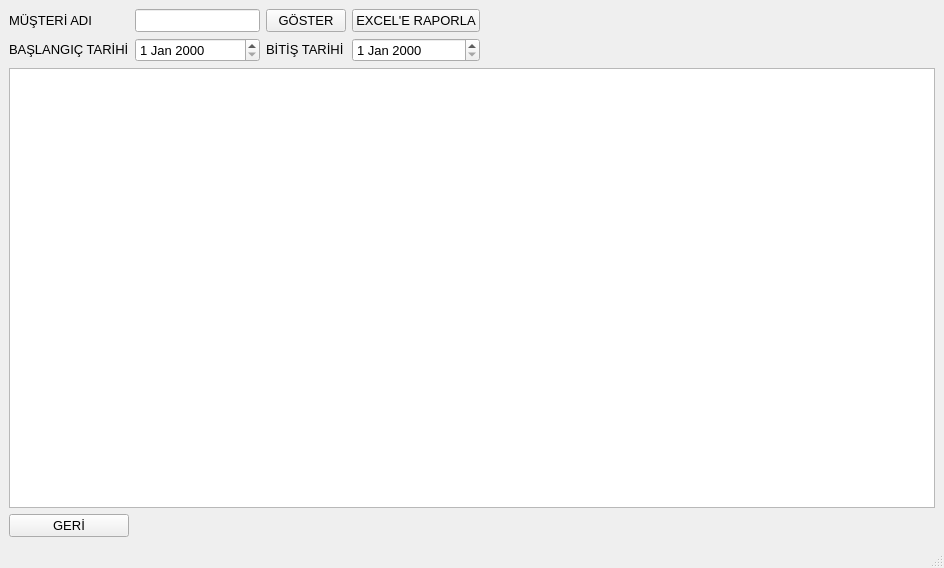
<?xml version="1.0" encoding="UTF-8"?>
<ui version="4.0">
 <class>SalesReportPageCls</class>
 <widget class="QMainWindow" name="SalesReportPageCls">
  <property name="geometry">
   <rect>
    <x>0</x>
    <y>0</y>
    <width>944</width>
    <height>568</height>
   </rect>
  </property>
  <property name="sizePolicy">
   <sizepolicy hsizetype="Expanding" vsizetype="Expanding">
    <horstretch>0</horstretch>
    <verstretch>0</verstretch>
   </sizepolicy>
  </property>
  <property name="windowTitle">
   <string>MainWindow</string>
  </property>
  <property name="styleSheet">
   <string notr="true"/>
  </property>
  <widget class="QWidget" name="centralwidget">
   <property name="layoutDirection">
    <enum>Qt::LeftToRight</enum>
   </property>
   <layout class="QGridLayout" name="gridLayout">
    <item row="3" column="1">
     <widget class="QDateEdit" name="dateEditStartDate">
      <property name="sizePolicy">
       <sizepolicy hsizetype="Minimum" vsizetype="Fixed">
        <horstretch>0</horstretch>
        <verstretch>0</verstretch>
       </sizepolicy>
      </property>
      <property name="font">
       <font>
        <pointsize>10</pointsize>
       </font>
      </property>
     </widget>
    </item>
    <item row="6" column="0" colspan="11">
     <widget class="CheckTableWidget" name="tableWidget">
      <property name="font">
       <font>
        <pointsize>10</pointsize>
       </font>
      </property>
     </widget>
    </item>
    <item row="7" column="0">
     <widget class="QPushButton" name="pushButtonReturn">
      <property name="font">
       <font>
        <pointsize>10</pointsize>
       </font>
      </property>
      <property name="text">
       <string>GERİ</string>
      </property>
     </widget>
    </item>
    <item row="0" column="0">
     <widget class="QLabel" name="label">
      <property name="sizePolicy">
       <sizepolicy hsizetype="Minimum" vsizetype="Fixed">
        <horstretch>0</horstretch>
        <verstretch>0</verstretch>
       </sizepolicy>
      </property>
      <property name="font">
       <font>
        <pointsize>10</pointsize>
       </font>
      </property>
      <property name="text">
       <string>MÜŞTERİ ADI</string>
      </property>
     </widget>
    </item>
    <item row="3" column="0">
     <widget class="QLabel" name="label_2">
      <property name="sizePolicy">
       <sizepolicy hsizetype="Minimum" vsizetype="Fixed">
        <horstretch>0</horstretch>
        <verstretch>0</verstretch>
       </sizepolicy>
      </property>
      <property name="font">
       <font>
        <pointsize>10</pointsize>
       </font>
      </property>
      <property name="text">
       <string>BAŞLANGIÇ TARİHİ</string>
      </property>
     </widget>
    </item>
    <item row="0" column="1">
     <widget class="QLineEdit" name="lineEditCustomerName">
      <property name="sizePolicy">
       <sizepolicy hsizetype="Minimum" vsizetype="Fixed">
        <horstretch>0</horstretch>
        <verstretch>0</verstretch>
       </sizepolicy>
      </property>
      <property name="font">
       <font>
        <pointsize>10</pointsize>
       </font>
      </property>
     </widget>
    </item>
    <item row="3" column="2">
     <widget class="QLabel" name="label_3">
      <property name="sizePolicy">
       <sizepolicy hsizetype="Minimum" vsizetype="Fixed">
        <horstretch>0</horstretch>
        <verstretch>0</verstretch>
       </sizepolicy>
      </property>
      <property name="font">
       <font>
        <pointsize>10</pointsize>
       </font>
      </property>
      <property name="text">
       <string>BİTİŞ TARİHİ</string>
      </property>
     </widget>
    </item>
    <item row="3" column="3">
     <widget class="QDateEdit" name="dateEditEndDate">
      <property name="sizePolicy">
       <sizepolicy hsizetype="Minimum" vsizetype="Fixed">
        <horstretch>0</horstretch>
        <verstretch>0</verstretch>
       </sizepolicy>
      </property>
      <property name="font">
       <font>
        <pointsize>10</pointsize>
       </font>
      </property>
     </widget>
    </item>
    <item row="0" column="2">
     <widget class="QPushButton" name="pushButtonShowSelected">
      <property name="sizePolicy">
       <sizepolicy hsizetype="Minimum" vsizetype="Fixed">
        <horstretch>0</horstretch>
        <verstretch>0</verstretch>
       </sizepolicy>
      </property>
      <property name="font">
       <font>
        <pointsize>10</pointsize>
       </font>
      </property>
      <property name="text">
       <string>GÖSTER</string>
      </property>
     </widget>
    </item>
    <item row="0" column="3">
     <widget class="QPushButton" name="pushButtonSelectedReport">
      <property name="sizePolicy">
       <sizepolicy hsizetype="Minimum" vsizetype="Fixed">
        <horstretch>0</horstretch>
        <verstretch>0</verstretch>
       </sizepolicy>
      </property>
      <property name="font">
       <font>
        <pointsize>10</pointsize>
       </font>
      </property>
      <property name="text">
       <string>EXCEL'E RAPORLA</string>
      </property>
     </widget>
    </item>
   </layout>
  </widget>
  <widget class="QMenuBar" name="menubar">
   <property name="geometry">
    <rect>
     <x>0</x>
     <y>0</y>
     <width>944</width>
     <height>21</height>
    </rect>
   </property>
  </widget>
  <widget class="QStatusBar" name="statusbar"/>
 </widget>
 <customwidgets>
  <customwidget>
   <class>CheckTableWidget</class>
   <extends>QTableWidget</extends>
   <header>CheckTableWidget.h</header>
  </customwidget>
 </customwidgets>
 <resources/>
 <connections/>
</ui>
